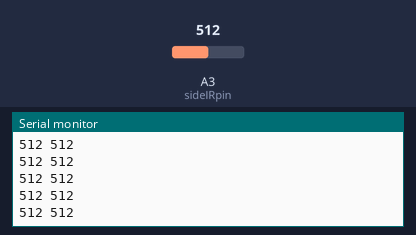
Recording of a sketch running on a simulated Arduino Uno, built with avr-gcc and run on an emulated ATmega328P. On the bench: the last lines printed to the serial monitor. The inputs (shaded band) are chosen by the test bench; at power-on: A3 (sideIRpin) = 512.

Above: at 2.7 s.
2.8 s: A3 (sideIRpin) set to 990
At 3.8 s:
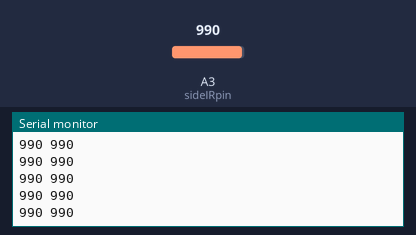
4.3 s: A3 (sideIRpin) set to 1012
At 5.3 s:
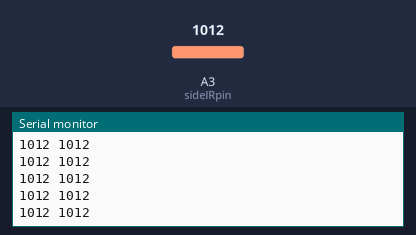
Timing chart, 0 to 7.3 s (numbered marks = the images above; inputs shaded):
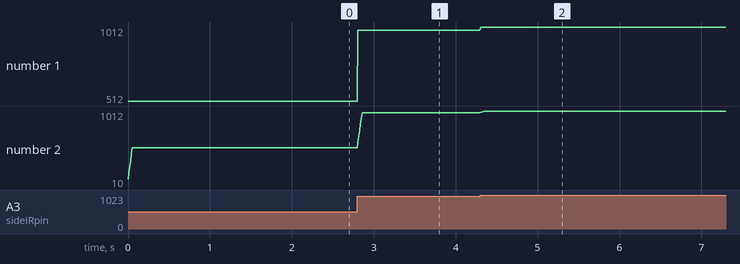

The sketch:

sensor_rollingaverage_test.ino
```cpp
const int sideIRpin = 3;
const int frontIRpin = 3;

long time = 0;         // the last time the output pin was toggled
long debounce = 200;   // the debounce time, increase if the output flickers

const int numReadings = 6;

int sideReadings[numReadings];
int sideIndex = 0;
int sideTotal = 0;
int sideAverage = 0;
int frontReadings[numReadings];
int frontIndex = 0;
int frontTotal = 0;
int frontAverage = 0;

void setup() {
  // initialize readings in the running average distance to 0
  for (int reading = 0; reading < numReadings; reading++) {
    sideReadings[reading] = 0;
    frontReadings[reading] = 0;
  }
  Serial.begin(9600);                             // start the serial port
}

void loop() {
  while (millis() < 30000) {
    addSideDistance();
//    addFrontDistance();

    Serial.println(sideAverage);
//    Serial.print(" ");
//    Serial.println(frontAverage);

    delay(10);
  }
}

void addSideDistance() {
  sideTotal = sideTotal - sideReadings[sideIndex];
  sideReadings[sideIndex] = analogRead(sideIRpin);
  Serial.print(sideReadings[sideIndex]);
  Serial.print(" ");
  sideTotal = sideTotal + sideReadings[sideIndex];
  sideIndex = sideIndex + 1;

  if (sideIndex >= numReadings) {
    sideIndex = 0;
  }

  sideAverage = sideTotal / numReadings;
}

void addFrontDistance() {
  frontTotal = frontTotal - frontReadings[frontIndex];
  frontReadings[frontIndex] = analogRead(frontIRpin);
  Serial.print(frontReadings[frontIndex]);
  Serial.print(" ");
  frontTotal = frontTotal + frontReadings[frontIndex];
  frontIndex = frontIndex + 1;

  if (frontIndex >= numReadings) {
    frontIndex = 0;
  }

  frontAverage = frontTotal / numReadings;
}
```

Measured:
- after the input at 2.8 s, the serial monitor: prints a new line at once (image 1)
- after the input at 4.3 s, the serial monitor: prints a new line at once (image 2)
- plotted number 1: 512 → 990 after the input at 2.8 s, 990 → 1012 after the input at 4.3 s
- plotted number 2: 512 → 990 after the input at 2.8 s, 990 → 10 after the input at 4.3 s
